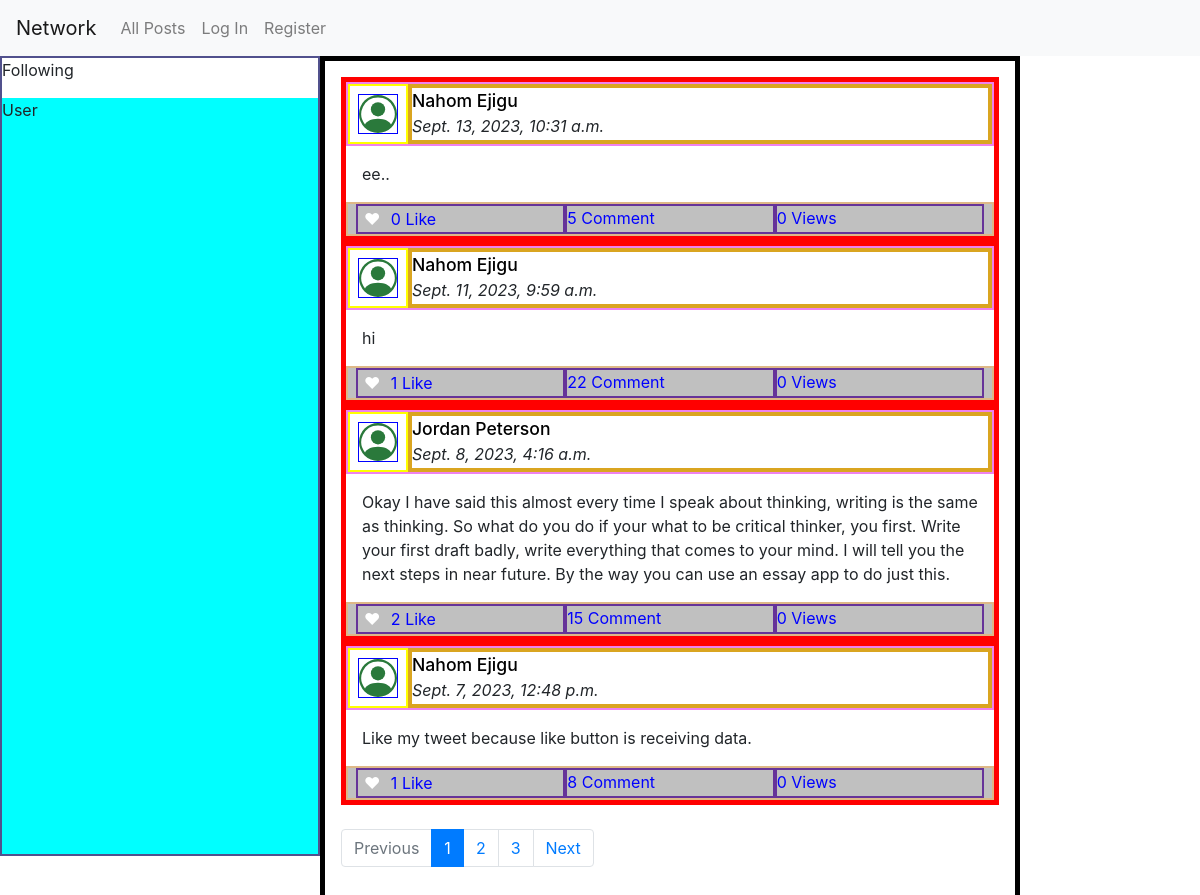
The page / on the database its author committed.
### network/models.py (models this page shows)
class Post(models.Model):
    user = models.ForeignKey(User, on_delete=models.CASCADE, related_name='poster')
    post = models.TextField()
    date = models.DateTimeField(auto_now_add=True)
    like = models.ManyToManyField(User, blank=True, related_name='like')
    views = models.IntegerField(default=0)
    comment = models.ManyToManyField(Comment, blank=True, related_name="post")

class User(AbstractUser):
    following = models.ManyToManyField("self", blank=True)
    followers = models.ManyToManyField("self", blank=True)

### network/views.py (the view)
# urls.py: path("", views.index, name="index"),
def index(request):
    p = Paginator(Post.objects.all().order_by('-date'), 4)
    page = request.GET.get("page")
    posts = p.get_page(page)
    return render(request, "network/index.html", {
        "new_post": NewPost(),
        "posts": posts,
    })

### network/templates/network/index.html (shortened to what this page needs)
{% extends "network/layout.html" %}

### network/templates/network/layout.html (shortened to what this page needs)
{% load static %}
<!DOCTYPE html>
<html lang="en">
    <head>
        <link href="https://cdn.jsdelivr.net/npm/bootstrap@5.3.1/dist/css/bootstrap.min.css" rel="stylesheet">
        <link rel="stylesheet" href="https://stackpath.bootstrapcdn.com/bootstrap/4.4.1/css/bootstrap.min.css">
        <link href="{% static 'network/styles.css' %}" rel="stylesheet">
    </head>
    <body>
        <nav class="navbar navbar-expand-lg navbar-light bg-light">
            <a class="navbar-brand" href="{% url 'index' %}">Network</a>
            <div>
              <ul class="navbar-nav mr-auto">
                <li class="nav-item">
                  <a class="nav-link" href="{% url 'index' %}">All Posts</a>
                </li>
                {% if user.is_authenticated %}
                    <li class="nav-item">
                        <a class="nav-link" href="{% url 'following' %}">Following</a>
                    </li>
                    <li class="nav-item">
                        <a class="nav-link" href="{% url 'logout' %}">Log Out</a>
                    </li>
                {% else %}
                    <li class="nav-item">
                        <a class="nav-link" href="{% url 'login' %}">Log In</a>
                    </li>
                    <li class="nav-item">
                        <a class="nav-link" href="{% url 'register' %}">Register</a>
                    </li>
                {% endif %}
              </ul>
            </div>
          </nav>
        <div class="body">
            <div class="main">
                <div class="side-bar">
                    <div class="follow">Following</div>
                    <div class="user">User</div>
                </div>
                <div class="middle-everything">
                    {% for post in posts %}
                    <div class="posts" style="border: 5px solid red;">
                        <div class="username">
                            <div class="user-icon">
                            </div>
                            <div class="user-username">
                                    <a  href="{% url 'profile_page' post.user %}" class="hyper-link-post">
                                    <span class="hyper-link-username">{{ post.user.first_name }} {{ post.user.last_name }}</span><br>
                                    </a>
                                   <i>{{ post.date  }}</i>
                                </div>
                            </div>
                            <div class="post-content">
                            {{ post.post }}
                            </div>
                            <div class="post-info">
                                <div>
                                    {% if user in post.like.all %}
                                        <button class="liked like" data-post_id="{{post.id}}" data-liked="True" >❤</button>
                                    {% else %}
                                        <button class="not-liked like" data-post_id="{{post.id}}" data-liked="True">❤</button>
                                    {% endif %}
                                    <span data-post_id="{{post.id}}" class="like-number numbers"> {{ post.like.all.count }}</span>
                                    Like</div>
                                <div class="comments"> <span class="numbers"> {{ post.comment.all.count }}</span> Comment</div>
                                <div><span class="numbers"> {{ post.views}} </span>  Views</div>
                            </div>
                    </div>
                    {% endfor %}
                    <br>
                    {% if posts.number %}
                    <nav aria-label="...">
                        <ul class="pagination">
                        {% if posts.has_previous%}
                          <li class="page-item ">
                            <a class="page-link" href="?page={{ posts.previous_page_number }}" tabindex="-1" aria-disabled="true">Previous</a>
                          </li>
                        {% else %}
                        <li class="page-item disabled">
                            <a class="page-link" href="#" tabindex="-1" aria-disabled="true">Previous</a>
                          </li>
                        {% endif %}
                        {% for  page in posts.paginator.page_range %}
                            {% if page == posts.number %}
                            <li class="page-item active">
                                <a class="page-link" href="?page={{ page }}"> {{page}} <span class="sr-only">(current)</span></a>
                            </li>
                            {% elif page > posts.number|add:'-3' and page < posts.number|add:'3' %}
                            <li class="page-item"><a class="page-link" href="?page={{ page }}">{{ page }}</a></li>
                            {% endif %}
                        {% endfor %}
                          {% if posts.has_next %}
                          <li class="page-item ">
                            <a class="page-link" href="?page={{ posts.next_page_number }}">Next</a>
                          </li>
                          {% else %}
                          <li class="page-item disabled">
                            <a class="page-link" href="#">Next</a>
                          </li>
                          {% endif %}
                        </ul>
                      </nav>
                      {% endif %}
                </div>
            </div>
        </div>
    </body>
</html>

### network/static/network/styles.css (style rules this page uses)
.not-liked { border: none; background-color: transparent; color: white; }
.main { display: flex; }
.side-bar { display: flex; flex-direction: column; flex-flow: column; width: 20rem; border: 2px solid rgb(81, 81, 141); height: 100%; height: 100vh; }
.follow { height: 40px; }
.user { background-color: aqua; flex-grow: 1; }
.middle-everything { width: 700px; border: 5px solid black; padding: 1rem; }
.user-icon { display: flex; justify-content: center; width: 4rem; padding: 0.5rem; border: 2px solid yellow; }
.user-icon > svg { width: 2.5rem; color: rgb(42, 121, 59); height: fit-content; text-align: center; border: 1px solid blue; }
.posts { border: 2px solid green; }
.hyper-link-post { color: black; text-decoration: none; }
.hyper-link-username { font-weight: 500; font-size: 1.1rem; }
.username { display: flex; border: 2px solid violet; position: relative; }
.user-username { border: 4px solid goldenrod; width: 100%; }
.post-content { padding: 1rem; }
.post-info { display: flex; justify-content: space-evenly; padding: 0 0.5rem; border: 2px solid burlywood; background-color: silver; }
.post-info > div { width: 100%; border: 2px solid rebeccapurple; color: blue; }

### rows shown on the page
Post: user.first_name "Nahom", user.last_name "Ejigu", date "Sept. 13, 2023, 10:31 a.m.", post "ee..", like.all.count "0", comment.all.count "5", views "0"
Post: user.first_name "Nahom", user.last_name "Ejigu", date "Sept. 11, 2023, 9:59 a.m.", post "hi", like.all.count "1", comment.all.count "22", views "0"
Post: user.first_name "Jordan", user.last_name "Peterson", date "Sept. 8, 2023, 4:16 a.m.", post "Okay I have said this almost every time I speak about thinking, writing is the same as thinking. So what do you do if your what to be critical thinker, you first. Write your first draft badly, write everything that comes to your mind. I will tell you the next steps in near future. By the way you can use an essay app to do just this.", like.all.count "2", comment.all.count "15", views "0"
Post: user.first_name "Nahom", user.last_name "Ejigu", date "Sept. 7, 2023, 12:48 p.m.", post "Like my tweet because like button is receiving data.", like.all.count "1", comment.all.count "8", views "0"

### other values the page prints
{{ page }} "1"
{{ page }} "2" "3"
